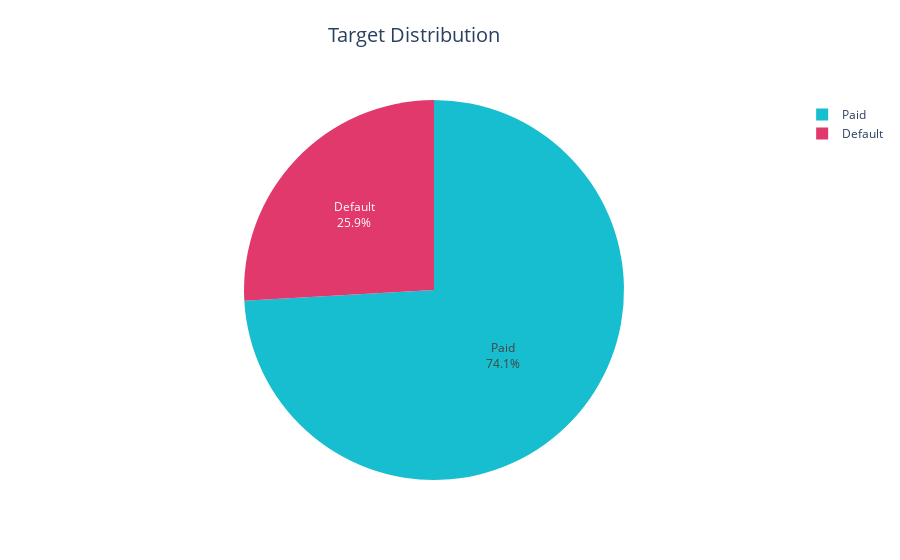

Source (notebook cell):
### Code cell
target=df_train_target.target.value_counts(normalize=True)
target.rename(index={1:'Default',0:'Paid'},inplace=True)
colors = ['#17becf', '#E1396C']
data = go.Pie(
values= target,
labels= target.index,
marker=dict(colors=colors),
textinfo='label+percent'
)
layout = go.Layout( 
title=dict(text = "Target Distribution",x=0.46,y=0.95,font_size=20)
)
fig = go.Figure(data=data,layout=layout)
fig.show()

### Figure 1 — Plotly figure (JSON) as saved in the notebook; plotly's stock layout.template omitted (floating-point values rounded to 4 significant figures)
{"data": [{"labels": ["Paid", "Default"], "marker": {"colors": ["#17becf", "#E1396C"]}, "textinfo": "label+percent", "type": "pie", "values": [0.7411, 0.2589]}], "layout": {"title": {"font": {"size": 20}, "text": "Target Distribution", "x": 0.46, "y": 0.95}}}
